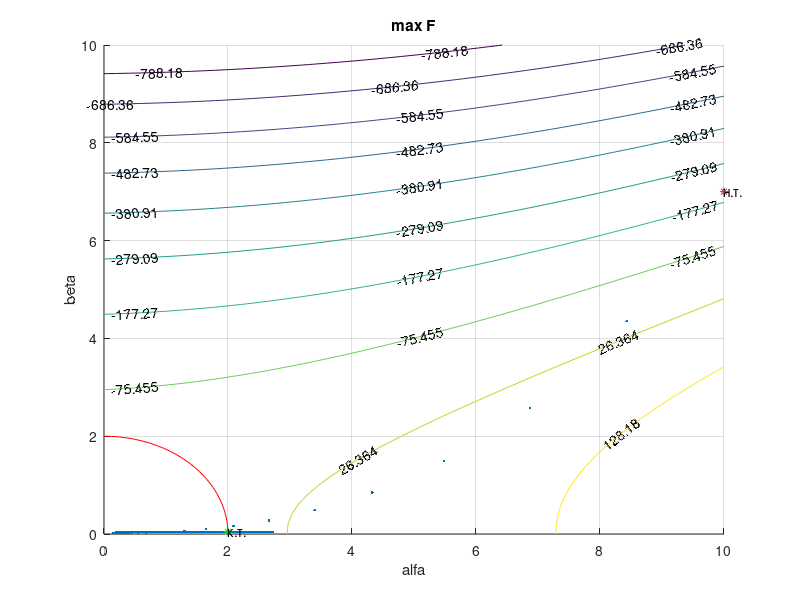

Reproduce this figure in MATLAB.
clear; close all; clc;
 
%a1 = -1; a2 = -1; a3 = -1; a4 = -1; w = 2;
%a1 = 1; a2 = 1; a3 = 1; a4 = 1; w = 2;
a1 = 2; a2 = 3; a3 = -9; a4 = 1; w = 2;
ex = 0.01; ey = 0.01; el = 0.01;
 
 
F = @(a, b) a1*a*a + a2*a + a3*b*b + a4*b;
 
grad_a = @(a, l) 2*a1*a + a2 - 2*l*a;
 
grad_b = @(b, l) 2*a3*b + a4 - 2*l*b;
 
grad_l = @(a, b) w*w - a*a - b*b;
 
%main()
    h = 0.01; a(1) = 10; b(1) = 7; l(1) = 10;
   
    i = 1;
    while abs(grad_l(a(i), b(i))) > el
        
        l(i+1) = max(0, l(i) - h*grad_l(a(i), b(i)));
 
        a(i+1) = max(0, a(i) + h*grad_a(a(i), l(i)));
        
        b(i+1) = max(0, b(i) + h*grad_b(b(i), l(i)));
 
        if(i > 1000)
            break;
        end
        
        i = i + 1;
    end
 
    i
    a(end)
    b(end)
    F(a(end), b(end))
 
x = 0 : .2 : 10;
[X, Y] = meshgrid(x);
Z = a1*X.^2 + a2*X + a3*Y.^2 + a4*Y;
 
figure();
hold on
grid on
title('max F');
C = contour(X, Y, Z);
clabel(C);
 
th = 0 : pi/50 : pi/2;
r = w;
x = r*cos(th);
y = r*sin(th);
plot(x, y, 'r');
 
plot(a(1), b(1), 'r*'); text(a(1), b(1), 'н.т.');
plot(a, b, '.');
plot(a(end), b(end), 'g*'); text(a(end), b(end), 'к.т.');
 
xlabel('alfa'); ylabel('beta');
